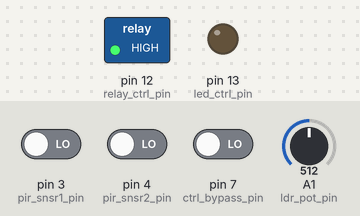
A sketch run on a simulated Arduino Uno, built with avr-gcc and run on an emulated ATmega328P. Parts: switched loads named in the sketch (green lamp = pin HIGH), output pins drawn as LEDs (lit = HIGH). The test bench sets the inputs (shaded band); at power-on: pin 7 (ctrl_bypass_pin) LOW, pin 3 (pir_snsr1_pin) LOW, pin 4 (pir_snsr2_pin) LOW, A1 (ldr_pot_pin) = 512.

Above: at 6.4 s.
6.5 s: pin 7 (ctrl_bypass_pin) driven HIGH
At 8.7 s:
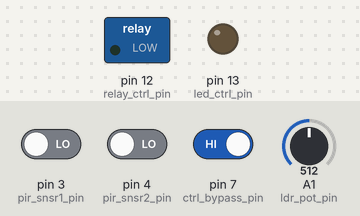
9.0 s: pin 7 (ctrl_bypass_pin) driven LOW
At 10.7 s:
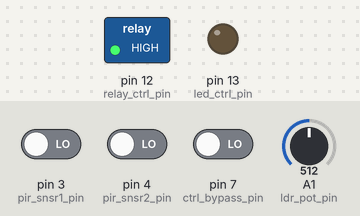
Timing chart, 0 to 12.2 s (numbered marks = the images above; inputs shaded):
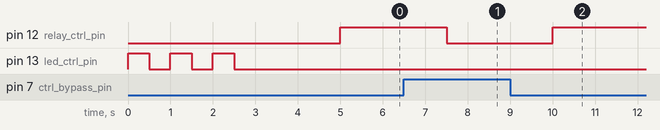

Measured:
- after the input at 6.5 s, pin 12 (relay_ctrl_pin): HIGH → LOW after 1.0 s
- after the input at 9.0 s, pin 12 (relay_ctrl_pin): LOW → HIGH after 1.0 s

The sketch:

DTXMD1701_MotionDetector.ino
```cpp
// (licence header left out)
#include "DTXMD1701_MotionDetector.h"

// SETUP FUNCTION ----------------------------------------------------------
void setup() {

// PIN DIRECTIONS
  pinMode(pir_snsr1_pin,INPUT);
  pinMode(pir_snsr2_pin,INPUT);
  pinMode(ctrl_bypass_pin,INPUT);
  pinMode(relay_ctrl_pin,OUTPUT);
  pinMode(led_ctrl_pin,OUTPUT);

#ifdef WATCHDOG_EN
  watchdogSetup();
#endif

  led_blink(); // CHIP RESET INDICATION

} //-------------------------------------------------------------------------

// LOOP FUNCTION ------------------------------------------------------------
void loop() {

  wdt_reset();  // RESET WATCHDOG TIMER

  ldr_adc_thresh_val = light_threshold_val();

  if(digitalRead(ctrl_bypass_pin)) {
    if(digitalRead(pir_snsr1_pin) || digitalRead(pir_snsr2_pin)) {
      if(analogRead(ldr_snsr_pin) < ldr_adc_thresh_val) {
        digitalWrite(relay_ctrl_pin,HIGH);
        delay(on_timer_interval);
        while(digitalRead(pir_snsr1_pin) || digitalRead(pir_snsr2_pin));
      }
    }
    else
    {
      digitalWrite(relay_ctrl_pin,LOW);
    }
  }
  else {
    digitalWrite(relay_ctrl_pin,HIGH);
  }
} //-------------------------------------------------------------------------

#ifdef WATCHDOG_EN
// WATCHDOG TIMER SETUP FUNCTION --------------------------------------------
void watchdogSetup(void) {

// REF: https://forum.arduino.cc/index.php?topic=63651.0
  wdt_reset();  // RESET WATCHDOG TIMER TO AVOID RESET DURING WDT CONFIGURATION

  WDTCSR |= (1<<WDCE) | (1<<WDE);  // ENTER WATCHDOG CONFIGURATION MODE
  WDTCSR  = (1<<WDE) | (1<<WDP3) | (0<<WDP2) | (0<<WDP1) | (1<<WDP0);  // SET TIMEOUT VALUE TO 8 SECS
} //--------------------------------------------------------------------------
#endif

// AMBIENT LIGHT SENSOR THRESHOLD FUNCTION -----------------------------------
unsigned int light_threshold_val(void) {

  unsigned int ldr_adc_thresh_value = 0;

#ifdef EXT_LIGHT_THRESH_CTRL
  uint8_t count;

  for(count = 0; count < 5; count++) {  // AVERAGING 5 ADC READS
  ldr_adc_thresh_value += analogRead(ldr_pot_pin);  // READ ADC VALUE
  delay(500);  // MINIMUM 100 msecs BETWEEN ADC READS
  }

  ldr_adc_thresh_value = uint8_t(ldr_adc_thresh_value/5);
#else
  ldr_adc_thresh_value = ldr_adc_thresh_val_fixed;
#endif

  return ldr_adc_thresh_value;
} //--------------------------------------------------------------------------

// LED BLINK FUNCTION --------------------------------------------------------
void led_blink() {

  digitalWrite(led_ctrl_pin,HIGH);
  delay(500);
  digitalWrite(led_ctrl_pin,LOW);
  delay(500);
  digitalWrite(led_ctrl_pin,HIGH);
  delay(500);
  digitalWrite(led_ctrl_pin,LOW);
  delay(500);
  digitalWrite(led_ctrl_pin,HIGH);
  delay(500);
  digitalWrite(led_ctrl_pin,LOW);

} //--------------------------------------------------------------------------

// END OF CODE ---------------------------------------------------------------
```

DTXMD1701_MotionDetector.h
```cpp
// (licence header left out)
#ifndef DTXMD1701_MotionDetector_h
#define DTXMD1701_MotionDetector_h
#endif

#define WATCHDOG_EN            // ENABLE ON-CHIP WATCHDOG TIMER
#define DUAL_PIR_EN            // ENABLE 2ND PIR SENSOR
#define EXT_LIGHT_THRESH_CTRL  // ENABLE AMBIENT LIGHT THRESHOLD CONTROL

// PIN DEFINITIONS ---------------
const uint8_t ldr_snsr_pin     = 0; // ANALOG 0
const uint8_t ldr_pot_pin      = 1; // ANALOG 1
const uint8_t timer_pot_pin    = 2; // ANALOG 2
const uint8_t pir_snsr1_pin    = 3;
const uint8_t pir_snsr2_pin    = 4;
const uint8_t ctrl_bypass_pin  = 7;
const uint8_t relay_ctrl_pin   = 12;
const uint8_t led_ctrl_pin     = 13;

// VARIABLES --------------
unsigned int ldr_adc_rd_val;
unsigned int ldr_adc_thresh_val;
unsigned int pir_snsr1_rd_val;
unsigned int pir_snsr2_rd_val;

// CONSTANTS ------
const unsigned int ldr_adc_thresh_val_fixed = 80;         // ANALOG DATA VALUE COMPARISON THRESHOLD
const unsigned int on_timer_interval        = 3*60*1000;  // 3 SECS ON TIME

#ifdef WATCHDOG_EN  // WATCHDOG TIMER FUNCTIONALITY
#include <avr/wdt.h>
#endif
```
